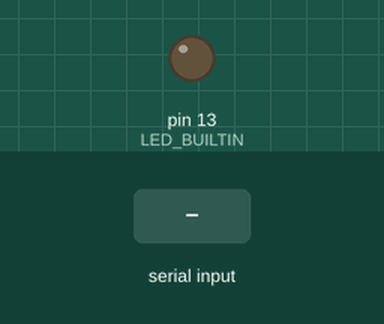
Simulated run of this sketch. Board: Arduino Uno, built with avr-gcc and run on an emulated ATmega328P. Shown: output pins drawn as LEDs (lit = HIGH). The test bench sets the inputs (shaded band).

Above: at 1.2 s.
1.3 s: "1" received over Serial
At 1.6 s:
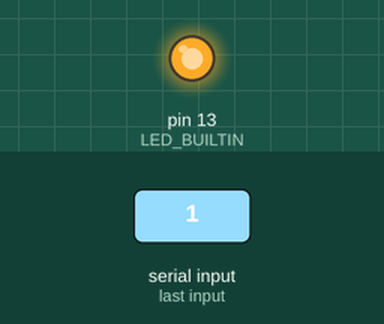
Timing chart, 0 to 4.3 s (numbered marks = the images above; inputs shaded):
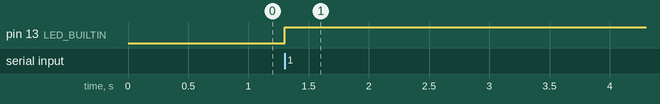

Measured:
- after the input at 1.3 s, pin 13 (LED_BUILTIN): LOW → HIGH at once

The sketch:

BasicSend-Arduino.ino
```cpp
void setup() {
  pinMode(LED_BUILTIN, OUTPUT);
  digitalWrite(LED_BUILTIN, LOW);
  Serial.begin(9600);
}

void loop() {
  // put your main code here, to run repeatedly:
  if (Serial.available()) {
    digitalWrite(LED_BUILTIN, HIGH);
    while(true){}
  }
}
```
